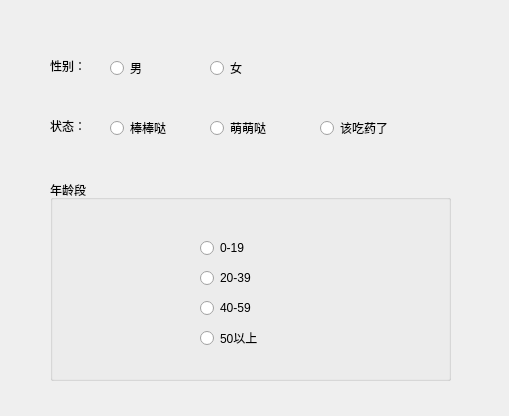
<?xml version="1.0" encoding="UTF-8"?>
<ui version="4.0">
 <class>Dialog</class>
 <widget class="QDialog" name="Dialog">
  <property name="geometry">
   <rect>
    <x>0</x>
    <y>0</y>
    <width>509</width>
    <height>416</height>
   </rect>
  </property>
  <property name="windowTitle">
   <string>Dialog</string>
  </property>
  <widget class="QLabel" name="label_sex">
   <property name="geometry">
    <rect>
     <x>50</x>
     <y>60</y>
     <width>36</width>
     <height>12</height>
    </rect>
   </property>
   <property name="text">
    <string>性别：</string>
   </property>
  </widget>
  <widget class="QLabel" name="label_state">
   <property name="geometry">
    <rect>
     <x>50</x>
     <y>120</y>
     <width>36</width>
     <height>12</height>
    </rect>
   </property>
   <property name="text">
    <string>状态：</string>
   </property>
  </widget>
  <widget class="QRadioButton" name="radioButton_man">
   <property name="geometry">
    <rect>
     <x>110</x>
     <y>60</y>
     <width>35</width>
     <height>16</height>
    </rect>
   </property>
   <property name="text">
    <string>男</string>
   </property>
  </widget>
  <widget class="QRadioButton" name="radioButton_women">
   <property name="geometry">
    <rect>
     <x>210</x>
     <y>60</y>
     <width>35</width>
     <height>16</height>
    </rect>
   </property>
   <property name="text">
    <string>女</string>
   </property>
  </widget>
  <widget class="QRadioButton" name="radioButton_bang">
   <property name="geometry">
    <rect>
     <x>110</x>
     <y>120</y>
     <width>59</width>
     <height>16</height>
    </rect>
   </property>
   <property name="text">
    <string>棒棒哒</string>
   </property>
  </widget>
  <widget class="QRadioButton" name="radioButton_meng">
   <property name="geometry">
    <rect>
     <x>210</x>
     <y>120</y>
     <width>59</width>
     <height>16</height>
    </rect>
   </property>
   <property name="text">
    <string>萌萌哒</string>
   </property>
  </widget>
  <widget class="QRadioButton" name="radioButton_yao">
   <property name="geometry">
    <rect>
     <x>320</x>
     <y>120</y>
     <width>71</width>
     <height>16</height>
    </rect>
   </property>
   <property name="text">
    <string>该吃药了</string>
   </property>
  </widget>
  <widget class="QGroupBox" name="groupBox">
   <property name="geometry">
    <rect>
     <x>50</x>
     <y>180</y>
     <width>401</width>
     <height>201</height>
    </rect>
   </property>
   <property name="title">
    <string>年龄段</string>
   </property>
   <widget class="QRadioButton" name="radioButton_0to19">
    <property name="geometry">
     <rect>
      <x>150</x>
      <y>60</y>
      <width>59</width>
      <height>16</height>
     </rect>
    </property>
    <property name="text">
     <string>0-19</string>
    </property>
   </widget>
   <widget class="QRadioButton" name="radioButton_20to39">
    <property name="geometry">
     <rect>
      <x>150</x>
      <y>90</y>
      <width>59</width>
      <height>16</height>
     </rect>
    </property>
    <property name="text">
     <string>20-39</string>
    </property>
   </widget>
   <widget class="QRadioButton" name="radioButton_40to59">
    <property name="geometry">
     <rect>
      <x>150</x>
      <y>120</y>
      <width>59</width>
      <height>16</height>
     </rect>
    </property>
    <property name="text">
     <string>40-59</string>
    </property>
   </widget>
   <widget class="QRadioButton" name="radioButton_50up">
    <property name="geometry">
     <rect>
      <x>150</x>
      <y>150</y>
      <width>59</width>
      <height>16</height>
     </rect>
    </property>
    <property name="text">
     <string>50以上</string>
    </property>
   </widget>
  </widget>
 </widget>
 <layoutdefault spacing="6" margin="11"/>
 <resources/>
 <connections/>
</ui>
